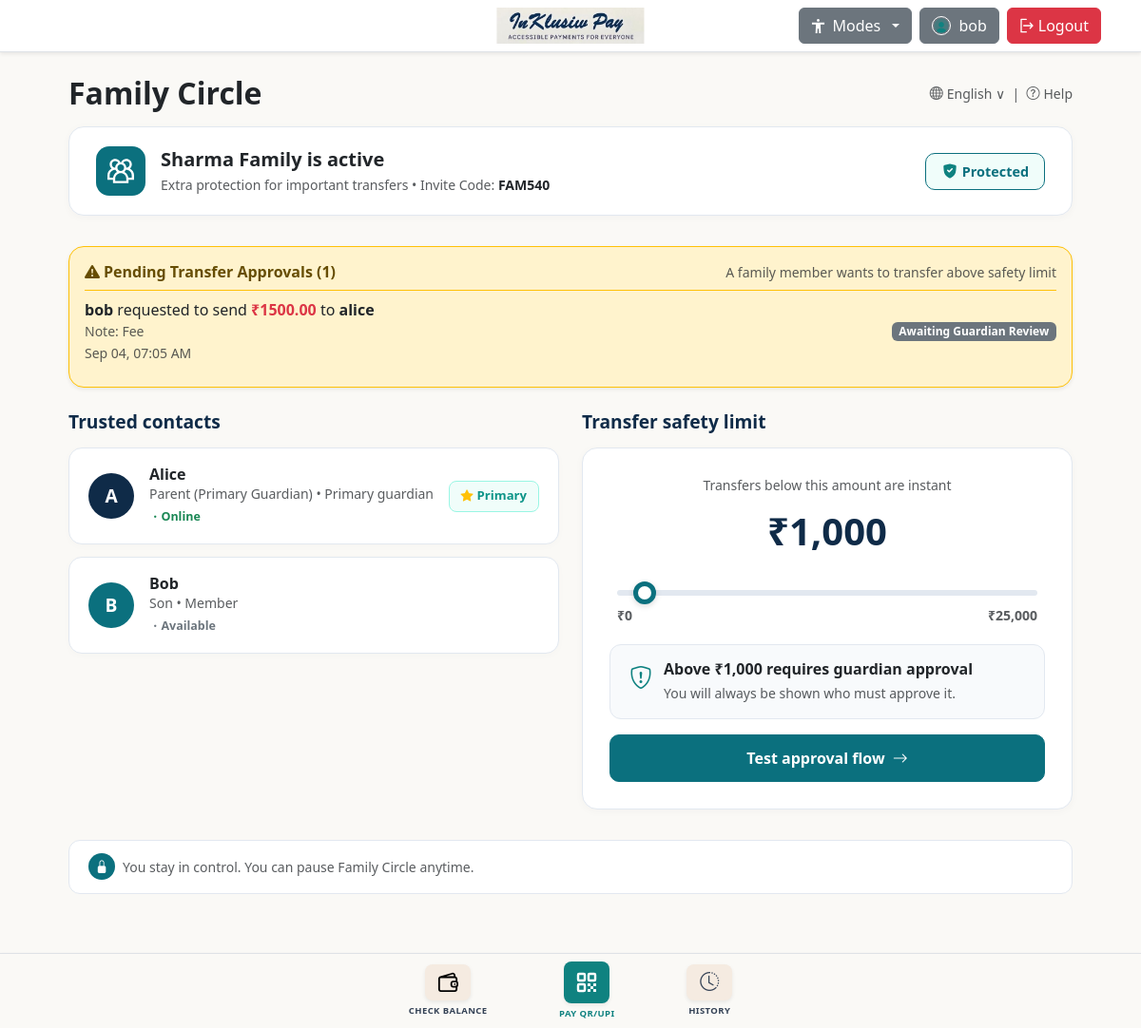
Before: /family (signed in) with the older database file.
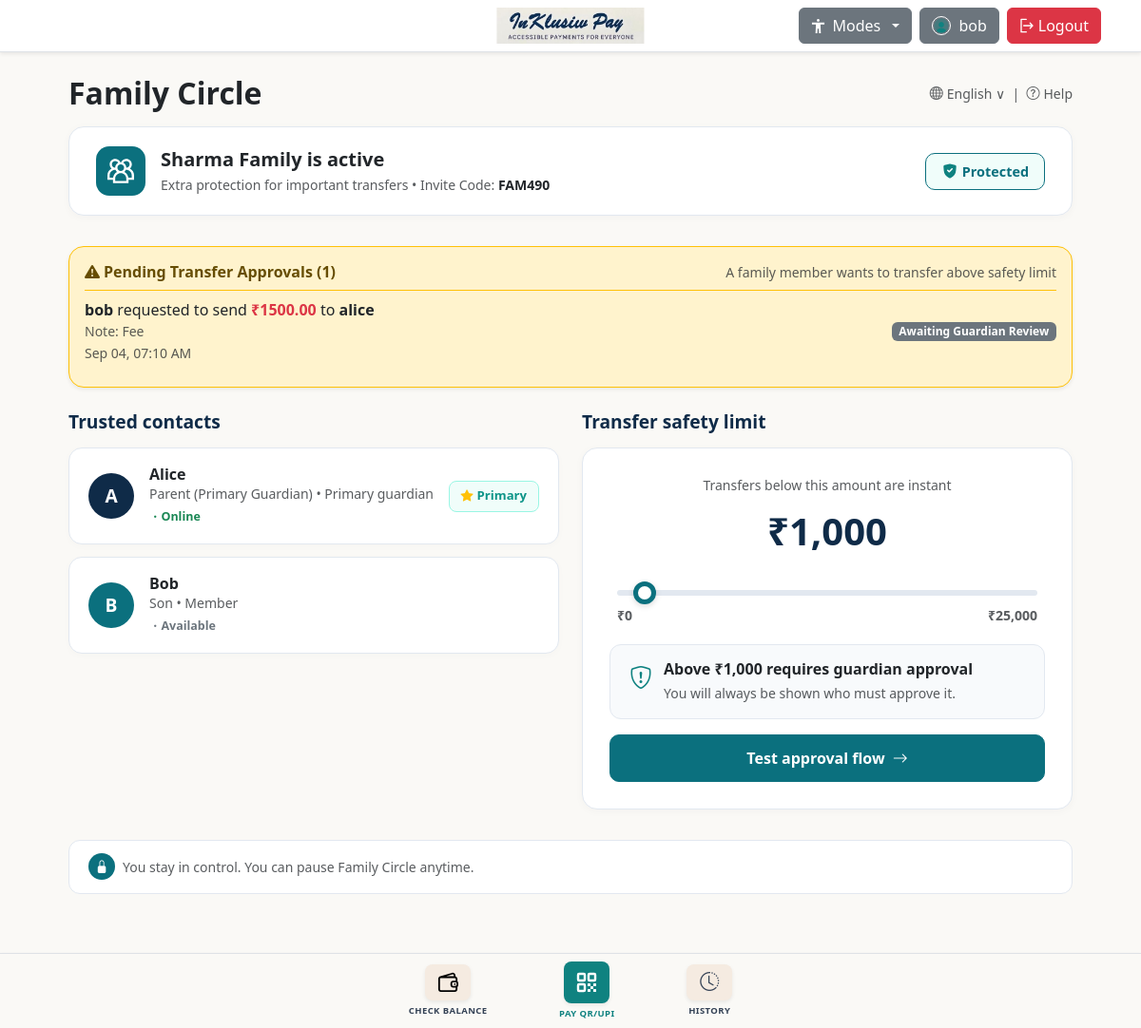
After: the same page with the newer database file.
### upiapp/models.py (models this page shows, shortened)
class Base(DeclarativeBase):
    pass

class FamilyCircle(Base):
    __tablename__ = "family_circles"
    id: Mapped[int] = mapped_column(Integer, primary_key=True, autoincrement=True)
    name: Mapped[str] = mapped_column(String(100), nullable=False)
    admin_id: Mapped[int] = mapped_column(ForeignKey("users.id"), nullable=False)
    daily_limit: Mapped[float] = mapped_column(Float, default=5000.0, nullable=False)
    is_active: Mapped[bool] = mapped_column(Boolean, default=True, nullable=False)
    invite_code: Mapped[str] = mapped_column(String(12), unique=True, nullable=False)
    created_at: Mapped[datetime] = mapped_column(
        DateTime,
        nullable=False,
        default=lambda: datetime.now(timezone.utc),
    )
    admin: Mapped["User"] = relationship(foreign_keys=[admin_id])
    members: Mapped[list["FamilyMember"]] = relationship(
        back_populates="family",
        cascade="all, delete-orphan",
    )
    requests: Mapped[list["FamilyTransferRequest"]] = relationship(
        back_populates="family",
        cascade="all, delete-orphan",
    )

class FamilyTransferRequest(Base):
    __tablename__ = "family_transfer_requests"
    id: Mapped[int] = mapped_column(Integer, primary_key=True, autoincrement=True)
    family_id: Mapped[int] = mapped_column(ForeignKey("family_circles.id"), nullable=False)
    requester_id: Mapped[int] = mapped_column(ForeignKey("users.id"), nullable=False)
    recipient: Mapped[str] = mapped_column(String(80), nullable=False)
    amount: Mapped[float] = mapped_column(Float, nullable=False)
    note: Mapped[str | None] = mapped_column(String(255), nullable=True)
    status: Mapped[str] = mapped_column(String(20), default="PENDING", nullable=False)  # PENDING, APPROVED, REJECTED
    created_at: Mapped[datetime] = mapped_column(
        DateTime,
        nullable=False,
        default=lambda: datetime.now(timezone.utc),
    )
    family: Mapped["FamilyCircle"] = relationship(back_populates="requests")
    requester: Mapped["User"] = relationship(foreign_keys=[requester_id])

class User(Base, UserMixin):
    __tablename__ = "users"
    id: Mapped[int] = mapped_column(Integer, primary_key=True, autoincrement=True)
    username: Mapped[str] = mapped_column(String(80), unique=True, nullable=False)
    email: Mapped[str] = mapped_column(String(255), unique=True, nullable=False)
    password_hash: Mapped[str | None] = mapped_column(String(255), nullable=True)
    wallet: Mapped[float] = mapped_column(Float, default=100.0, nullable=False)
    qr_image: Mapped[str | None] = mapped_column(String(255), nullable=True)
    profile_image: Mapped[str | None] = mapped_column(String(255), nullable=True)
    transaction_pin_hash: Mapped[str | None] = mapped_column(String(255), nullable=True)
    created: Mapped[datetime] = mapped_column(
        DateTime,
        nullable=False,
        default=lambda: datetime.now(timezone.utc),
    )
    sent_transactions: Mapped[list["Transaction"]] = relationship(
        foreign_keys="[Transaction.sender_id]",
        back_populates="sender",
        cascade="all, delete-orphan",
    )
    received_transactions: Mapped[list["Transaction"]] = relationship(
        foreign_keys="[Transaction.receiver_id]",
        back_populates="receiver",
        cascade="all, delete-orphan",
    )
    family_memberships: Mapped[list["FamilyMember"]] = relationship(
        back_populates="user",
        cascade="all, delete-orphan",
    )
    favorite_contacts: Mapped[list["FavoriteContact"]] = relationship(
        "FavoriteContact",
        foreign_keys="FavoriteContact.user_id",
        back_populates="user",
        cascade="all, delete-orphan",
    )

### upiapp/routes.py (the view)
@app.route("/family")
@login_required
def family_circle():
    with Session() as session:
        membership = session.query(FamilyMember).filter_by(user_id=current_user.id).first()
        if not membership or not membership.family:
            return render_template("family_intro.html", title="Set up your Family Circle")
        family = membership.family
        members = session.query(FamilyMember).filter_by(family_id=family.id).all()
        is_admin = (family.admin_id == current_user.id or membership.role in ["ADMIN", "PRIMARY_GUARDIAN"])
        if is_admin:
            pending_requests = (
                session.query(FamilyTransferRequest)
                .filter_by(family_id=family.id, status="PENDING")
                .order_by(desc(FamilyTransferRequest.created_at))
                .all()
            )
        else:
            pending_requests = (
                session.query(FamilyTransferRequest)
                .filter_by(family_id=family.id, requester_id=current_user.id, status="PENDING")
                .order_by(desc(FamilyTransferRequest.created_at))
                .all()
            )
        return render_template(
            "family_dashboard.html",
            title=f"{family.name} - Family Circle",
            family=family,
            members=members,
            is_admin=is_admin,
            pending_requests=pending_requests,
        )

### upiapp/__init__.py (called while the page is built)
@login_manager.user_loader
def load_user(user_id):
    with Session() as session:
        user = session.get(User, int(user_id))
        if user is not None:
            session.expunge(user)
        return user

### upiapp/templates/family_dashboard.html (shortened to what the changed rows need)
{% extends "base.html" %}
{% block content %}
<div class="container family-dash-container">
    <div class="d-flex justify-content-between align-items-center mb-3">
        <h2 class="fw-bold text-dark mb-0">Family Circle</h2>
    </div>
    <div class="family-active-banner">
        <div class="d-flex align-items-center gap-3">
            <div>
                <h5 class="fw-bold text-dark mb-1">
                    {{ family.name }} is active
                </h5>
                <p class="text-muted small mb-0">Extra protection for important transfers • Invite Code: <strong class="text-dark">{{ family.invite_code }}</strong></p>
            </div>
        </div>
    </div>
    {% if pending_requests %}
    <div class="card border-warning bg-warning-subtle rounded-4 p-3 mb-4 shadow-sm">
        <div class="list-group list-group-flush">
            {% for req in pending_requests %}
            <div class="list-group-item bg-transparent px-0 py-2 d-flex flex-wrap justify-content-between align-items-center gap-2">
                <div>
                    <strong>{{ req.requester.username }}</strong> requested to send <strong class="text-danger">₹{{ "%.2f"|format(req.amount) }}</strong> to <strong>{{ req.recipient }}</strong>
                    {% if req.note %}<span class="text-muted small d-block">Note: {{ req.note }}</span>{% endif %}
                    <small class="text-muted">{{ req.created_at.strftime('%b %d, %I:%M %p') }}</small>
                </div>
                {% if is_admin %}
                <div class="d-flex gap-2">
                    <form method="POST" action="{{ url_for('approve_transfer', request_id=req.id) }}" class="d-inline">
                        <input type="hidden" name="csrf_token" value="{{ csrf_token() }}">
                        <button type="submit" class="btn btn-sm btn-success px-3 fw-semibold">
                            <i class="bi bi-check-lg me-1"></i>Approve Transfer
                        </button>
                    </form>
                    <form method="POST" action="{{ url_for('reject_transfer', request_id=req.id) }}" class="d-inline">
                        <input type="hidden" name="csrf_token" value="{{ csrf_token() }}">
                        <button type="submit" class="btn btn-sm btn-outline-danger px-3">Reject</button>
                    </form>
                </div>
                {% else %}
                <span class="badge bg-secondary">Awaiting Guardian Review</span>
                {% endif %}
            </div>
            {% endfor %}
        </div>
    </div>
    {% endif %}
    <div class="row g-4">
        <div class="col-lg-6">
            <div class="limit-card">
                <p class="text-muted small text-center mb-1">Transfers below this amount are instant</p>
                <div class="limit-display-amount" id="limitDisplay">₹{{ "{:,.0f}".format(family.daily_limit) }}</div>
                <div class="px-2">
                    <input type="range" class="custom-slider-range" id="limitSlider" min="0" max="25000" step="500" value="{{ family.daily_limit|int }}" {% if not is_admin %}disabled{% endif %}>
                    <div class="d-flex justify-content-between text-muted small fw-semibold mt-1">
                        <span>₹0</span>
                        <span>₹25,000</span>
                    </div>
                </div>
                <div class="limit-alert-box">
                    <div class="text-teal fs-4">
                    </div>
                    <div>
                        <h6 class="fw-bold text-dark mb-1" id="limitBoxTitle">Above ₹{{ "{:,.0f}".format(family.daily_limit) }} requires guardian approval</h6>
                        <p class="text-muted small mb-0">You will always be shown who must approve it.</p>
                    </div>
                </div>
                <a href="{{ url_for('pay') }}" class="btn-test-approval">
                    <span>Test approval flow</span>
                    <i class="bi bi-arrow-right"></i>
                </a>
            </div>
        </div>
    </div>
</div>
{% endblock %}

Changed rows visible on the page:
changed FamilyCircle "Sharma Family": invite_code "FAM540" → "FAM490"
changed FamilyTransferRequest "alice": created_at "Sep 04, 07:05 AM" → "Sep 04, 07:10 AM"
